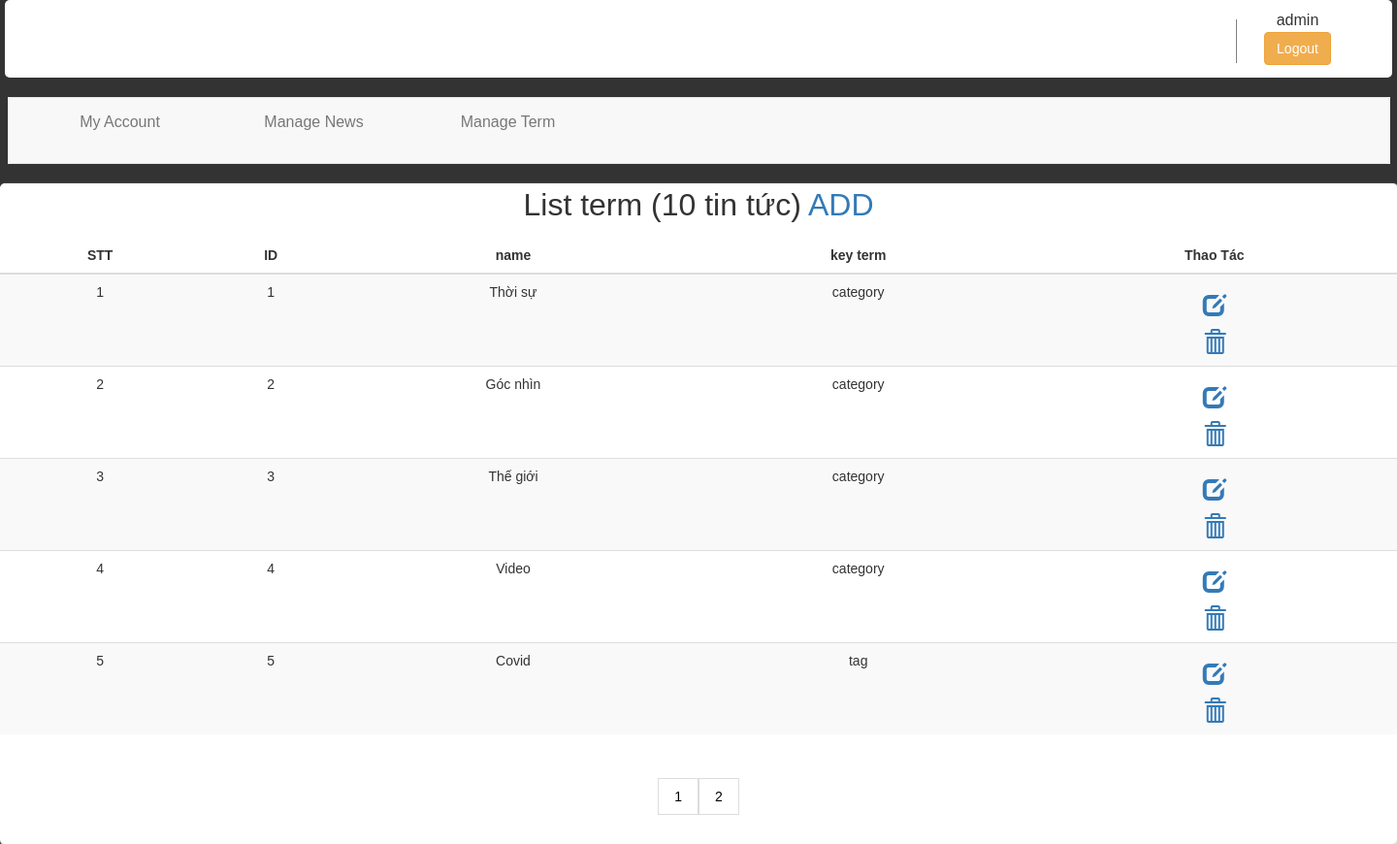
Screenshot of /index.php?action=manage-term (signed in) with the database file from the repository.
### tables this page shows
CREATE TABLE `term` (
  `id_term` int(50) NOT NULL,
  `name` varchar(50) NOT NULL,
  `key_term` varchar(50) NOT NULL
);

### index.php (called while the page is built, shortened)
<?php
require_once './mvc/controller/HomeController.php';
$Controller = new Controller();
$Controller->Controller();
?>

### mvc/models/DB.php (called while the page is built, shortened)
<?php
class DB{
    public $conn;
	public function connect()
	{
		$this->conn=new mysqli(host,user,pass,db) or die("Lỗi");
		mysqli_set_charset($this->conn,'utf8');
	}
	public function execute($sql){
		$this->result = $this->conn->query($sql);
		return $this->result;
	}
    public function Select($sql)
	{
		$result=$this->conn->query($sql);
		if (!empty($result->num_rows)==0) {
			$data=0;
		}else{
			while ($row=$result->fetch_assoc()) {
				$data[]=$row;
			}
		}
		return $data;
	}
}
?>

### mvc/models/models.php (called while the page is built, shortened)
<?php
    require_once './mvc/models/DB.php';
    class model extends DB {
        protected $con;
        public function __construct() {
            $this->con = new DB();
        }
            public function getAlltermpage($limit,$page){
                $sql = "select *, (select count(id_term) from term ) as total from term LIMIT ".(($page - 1) * $limit).", ".'5'."";
                $this->result=$this->con->execute($sql);
                if ($this->result->num_rows==0) {
                      $data=0;
                   }else{
                     while ($row=$this->result->fetch_assoc()) {
                        $data[]=$row;
                                 }
                             }
                  return $data;
            }
            public function getAllterm(){
                $sql = "SELECT * FROM `term`";
                $result=$this->con->Select($sql);
                return $result;
            }
     }
?>

### mvc/views/term/manage-term.php (the view, shortened to what this page needs)
<?php include ('./mvc/views/includes/hearder.php') ?>
	        <div class="nd">
	        	<p>List term (<?php echo count($data_term);  ?> tin tức)<a href="index.php?action=add-term"> ADD </a></p>
	        	<table class="table table-striped">
	        		<thead>
	        		<tr>
	        			<th>STT</th>
	        			<th>ID</th>
	        			<th>name</th>
	        			<th>key term</th>
	        			<th>Thao Tác</th>
	        		</tr>
	        		</thead>
	        		<tbody>
	        			<?php
	        				$i=1;
	        				foreach ($result as $value) {
	        			  ?>
	        			 	<tr>
	        			 		<td><?php echo $i++; ?></td>
	        			 		<td><?php echo $value['id_term']; ?></td>
	        			 		<td><?php echo $value['name']; ?></td>
	        			 		<td><?php echo $value['key_term']; ?></td>
	        			 		<td>
	        			 		 <form class="quanly">
									<li><a href="index.php?action=edit-term&id_term=<?php echo $value['id_term'];?> "><i class="glyphicon glyphicon-edit"></i></a></li>
									<li><a href="index.php?action=delete-term&id_term=<?php echo $value['id_term'];?>" onclick="return confirm('Do want to delete this term?');"><i class="glyphicon glyphicon-trash"></i></a></li>
								</form>
						       </td>
	        			 	</tr>
	        			  <?php
	        			  	}
	        			   ?>
	        		</tbody>
	        	</table>
				  <?php
                  if($result != NULL)
                  {
                    ?>
                <div class="container1">
                  <div class="pagination" id="comment">
                    <?php
                    for ($i=1; $i <= $page ; $i++) {
                      echo '<a href="index.php?action=manage-term&page='.$i.'#comment">'.$i.'</a>';
                    }
                     ?>
                </div>
              </div>
                    <?php
                  }
                 ?>
                </div>
              </div>
</body>
</html>

### public/css/themsua.css (style rules this page uses)
body { background-image: url(img/images.jpg); background-size: cover; }

### public/css/quanly.css (style rules this page uses)
* { margin: 0; padding: 0; }
body { font-size: 16px; background: #333; font-family: 'Poppins', sans-serif; }
a { text-decoration: none; list-style: none; }
li { text-decoration: none; list-style: none; }
.nd { font-size: 14px; margin-top: 22px; margin: 0 auto; background: white; box-shadow: 1px 1px 1px 1px #ddd; display: block; z-index: 2; max-width: 100%; border-radius: 5px; }
.quanly li { text-align: center; list-style: none; }
.quanly li a { text-decoration: none; }
p { margin-top:15px; text-align: center; font-size: 32px; }
tbody { text-align: center; }
.glyphicon { padding-top: 10px; font-size: 24px; }
th { text-align: center; width: auto; }
.container1 { width: 500px; margin: auto; text-align: center; }
.pagination { margin: 25px auto; }
.pagination a { display: block; color: black; float: left; padding: 8px 16px; text-decoration: none; border: 1px solid #ddd; transition: background-color .3s; }

### rows the page displays
term: id_term "1", name "Thời sự", key_term "category"
term: id_term "2", name "Góc nhìn", key_term "category"
term: id_term "3", name "Thế giới", key_term "category"
term: id_term "4", name "Video", key_term "category"
term: id_term "5", name "Covid", key_term "tag"

### other values shown
$_SESSION['name'] "admin"
count($data_term) "10"
